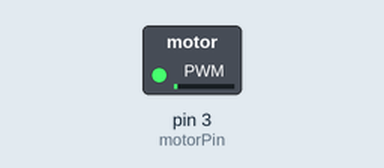
Recording of a sketch running on a simulated Arduino Uno, built with avr-gcc and run on an emulated ATmega328P. Parts: switched loads named in the sketch (green lamp = pin HIGH).

Above: at 0.05 s.
At 0.95 s:
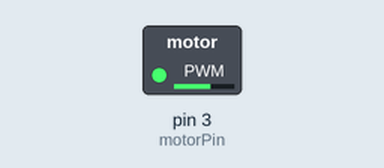
At 1.4 s:
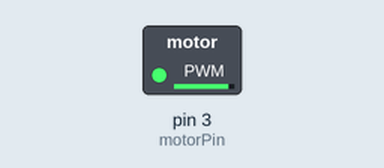
At 2.75 s:
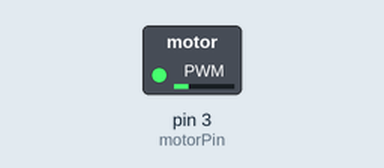
Timing chart, 0 to 7.2 s (numbered marks = the images above):
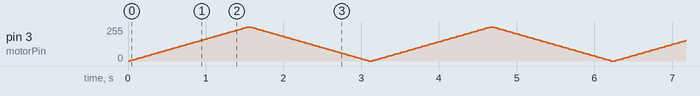

The sketch:

Lesson_08_DC_Motor_Fading.ino
```cpp
int motorPin = 3;

void setup() {
  // nothing happens in setup
}

void loop() {
  // fade in from min to max in increments of 5 points:
  for (int fadeValue = 0 ; fadeValue <= 255; fadeValue += 5) {
    // sets the value (range from 0 to 255):
    analogWrite(motorPin, fadeValue);
    delay(30);
  }

  // fade out from max to min in increments of 5 points:
  for (int fadeValue = 255 ; fadeValue >= 0; fadeValue -= 5) {
    // sets the value (range from 0 to 255):
    analogWrite(motorPin, fadeValue);
    delay(30);
  }
}
```
